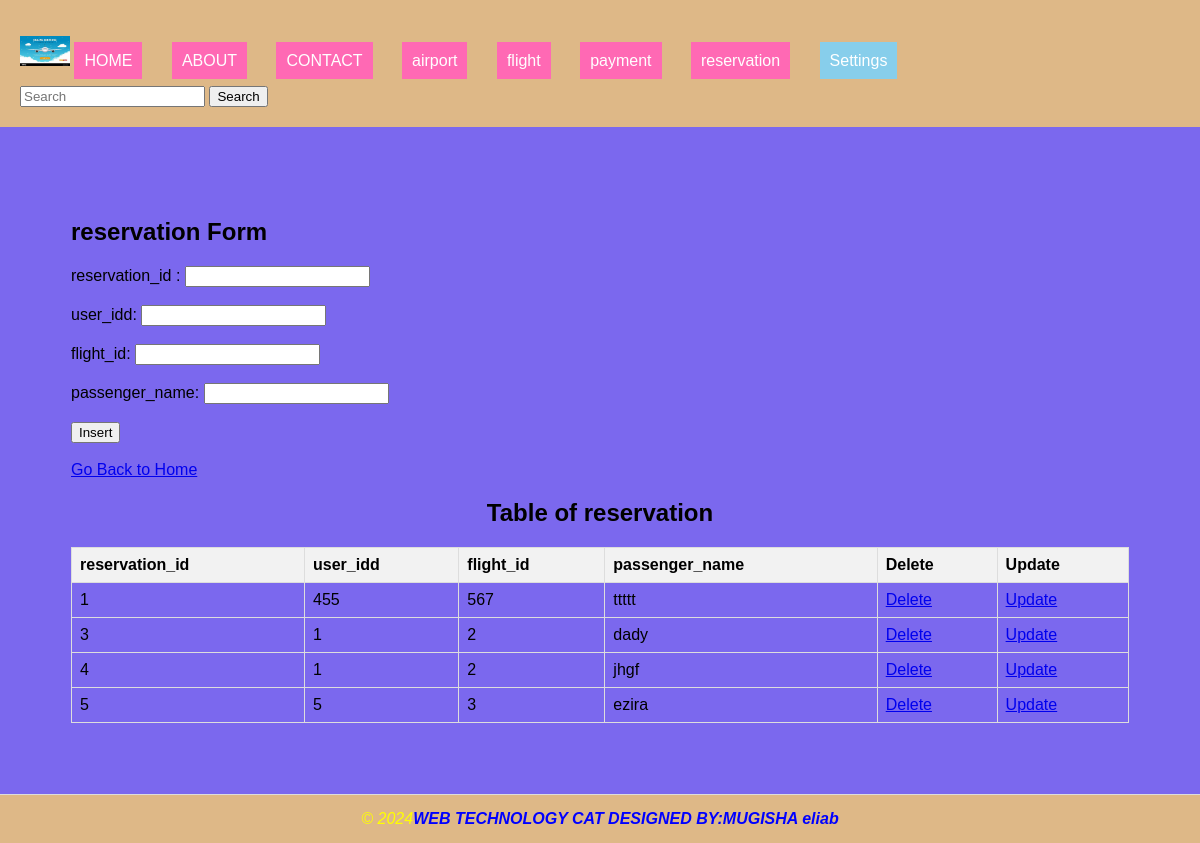
The app's page /CAT.HOMEANDINDEX/reservation.php with its own data.
### tables this page shows
CREATE TABLE `reservation` (
  `reservation_id` int(11) NOT NULL,
  `user_idd` int(11) NOT NULL,
  `flight_id` int(11) NOT NULL,
  `passenger_name` varchar(255) NOT NULL
);

### CAT.HOMEANDINDEX/reservation.php (the view, shortened to what this page needs)
<!DOCTYPE html>
<html lang="en">
<head>
    <link rel="stylesheet" type="text/css" href="style.css" title="style 1" media="screen, tv, projection, handheld, print"/>
</head>
<body>
<header>
  <ul style="list-style-type: none; padding: 0;">
    <li style="display: inline; margin-right: 10px;">
        <img src="./logo.JFIF" width="50" height="30" alt="logo">
        <a href="./home.html" style="padding: 10px; color: white; background-color: hotpink; text-decoration: none; margin-right: 15px;">HOME</a></li>
    <li style="display: inline; margin-right: 10px;"><a href="./about.html" style="padding: 10px; color: white; background-color: hotpink; text-decoration: none; margin-right: 15px;">ABOUT</a></li>
    <li style="display: inline; margin-right: 10px;"><a href="./contact.html" style="padding: 10px; color: white; background-color: hotpink; text-decoration: none; margin-right: 15px;">CONTACT</a></li>
    <li style="display: inline; margin-right: 10px;"><a href="./airport.php" style="padding: 10px; color: white; background-color: hotpink; text-decoration: none; margin-right: 15px;">airport</a></li>
    <li style="display: inline; margin-right: 10px;"><a href="./flight.php" style="padding: 10px; color: white; background-color: hotpink; text-decoration: none; margin-right: 15px;">flight</a></li>
    <li style="display: inline; margin-right: 10px;"><a href="./payment.php" style="padding: 10px; color: white; background-color: hotpink; text-decoration: none; margin-right: 15px;">payment</a></li>
    <li style="display: inline; margin-right: 10px;"><a href="./reservation.php" style="padding: 10px; color: white; background-color: hotpink; text-decoration: none; margin-right: 15px;">reservation</a></li>
        <li class="dropdown" style="display: inline; margin-right: 10px;">
            <a href="#" style="padding: 10px; color: white; background-color: skyblue; text-decoration: none; margin-right: 15px;">Settings</a>
        </li>
    </ul>
    <form class="d-flex" role="search" action="search.php">
        <input class="form-control me-2" type="search" placeholder="Search" aria-label="Search" name="query">
        <button class="btn btn-outline-success" type="submit">Search</button>
    </form>
</header>
<section>
    <h1>reservation Form</h1>
    <form method="post" action="reservation.php">
        <label for="reservation_id">reservation_id :</label>
        <input type="number" id="reservation_id" name="reservation_id" required><br><br>
        <label for="user_idd">user_idd:</label>
        <input type="number" id="user_idd" name="user_idd" required><br><br>
        <label for="flight_id">flight_id:</label>
        <input type="number" id="flight_id" name="flight_id" required><br><br>
         <label for="passenger_name">passenger_name:</label>
        <input type="text" id="passenger_name" name="passenger_name" required><br><br>
        <input type="submit" name="insert" value="Insert"><br><br>
    </form>
    <a href="./home.html">Go Back to Home</a>
    <?php
    include('database_connection.php');
    $sql = "SELECT * FROM reservation";
    $result = $connection->query($sql);
    ?>
    <center><h2>Table of reservation</h2></center>
    <table>
        <tr>
            <th>reservation_id</th>
            <th>user_idd</th>
            <th>flight_id</th>
            <th>passenger_name</th>
            <th>Delete</th>
            <th>Update</th>
        </tr>
        <?php
        if ($result->num_rows > 0) {
            while ($row = $result->fetch_assoc()) {
                $rid = $row["reservation_id"];
                echo "<tr>
                    <td>" . $row["reservation_id"] . "</td>
                    <td>" . $row["user_idd"] . "</td>
                    <td>" . $row["flight_id"] . "</td>
                     <td>" . $row["passenger_name"] . "</td>
                    <td><a href='delete_reservation.php?reservation_id=$rid'>Delete</a></td>
                    <td><a href='update_reservation.php?reservation_id=$rid'>Update</a></td>
                </tr>";
            }
        } else {
            echo "<tr><td colspan='5'>No data found</td></tr>";
        }
        ?>
    </table>
</section>
<footer>
  <marquee><i style="color: yellow;">&copy; 2024</i><i style="color: blue;" ><b>WEB TECHNOLOGY CAT DESIGNED BY:MUGISHA eliab</b></marquee>
</footer>
</body>
</html>

### CAT.HOMEANDINDEX/style.css (style rules this page uses)
body { font-family: Arial, sans-serif; margin: 0; padding: 0; }
header { background-color: black; padding: 30px; }

### CAT.HOMEANDINDEX/reservation.php (style rules this page uses)
body { background-color: grey; font-family: Arial, sans-serif; }
table { width: 100%; border-collapse: collapse; }
th, td { border: 1px solid #ddd; padding: 8px; text-align: left; }
th { background-color: #f2f2f2; }
header { background-color: burlywood; padding: 20px; }
section { padding: 71px; border-bottom: 1px solid #ddd; background-color: mediumslateblue; }
footer { text-align: center; padding: 15px; background-color: burlywood; }

### records on screen
reservation: reservation_id "1", user_idd "455", flight "567", passenger_name "ttttt"
reservation: reservation_id "3", user_idd "1", flight "2", passenger_name "dady"
reservation: reservation_id "4", user_idd "1", flight "2", passenger_name "jhgf"
reservation: reservation_id "5", user_idd "5", flight "3", passenger_name "ezira"
